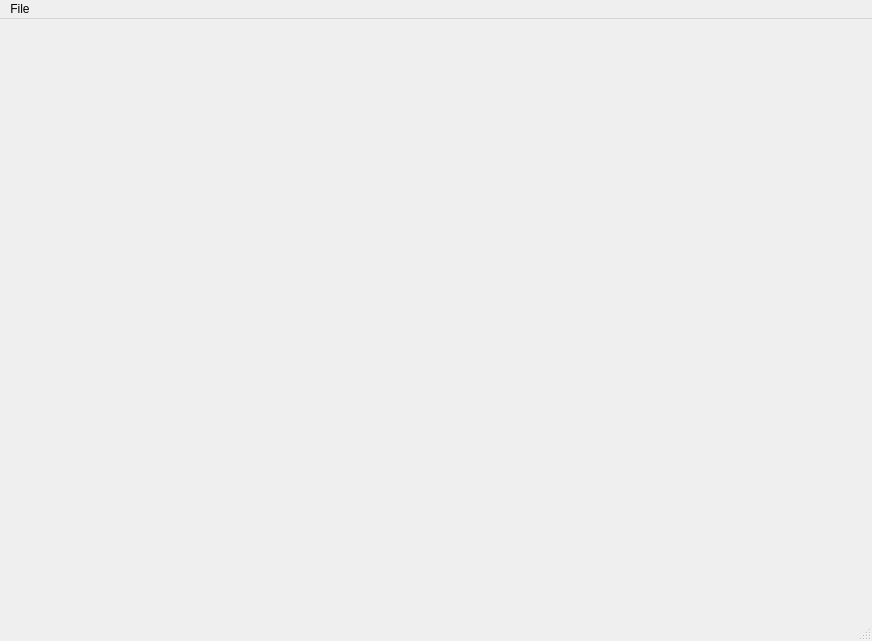
<?xml version="1.0" encoding="UTF-8"?>
<ui version="4.0">
 <class>MainWindow</class>
 <widget class="QMainWindow" name="MainWindow">
  <property name="geometry">
   <rect>
    <x>0</x>
    <y>0</y>
    <width>872</width>
    <height>641</height>
   </rect>
  </property>
  <property name="windowTitle">
   <string>Kinect PID visualizer</string>
  </property>
  <property name="statusTip">
   <string/>
  </property>
  <widget class="QWidget" name="centralwidget">
   <layout class="QGridLayout" name="gridLayout">
    <item row="0" column="0">
     <layout class="QVBoxLayout" name="plot_layout"/>
    </item>
   </layout>
  </widget>
  <widget class="QMenuBar" name="menubar">
   <property name="geometry">
    <rect>
     <x>0</x>
     <y>0</y>
     <width>872</width>
     <height>25</height>
    </rect>
   </property>
   <widget class="QMenu" name="menuFile">
    <property name="title">
     <string>File</string>
    </property>
    <addaction name="separator"/>
    <addaction name="menuItemExit"/>
   </widget>
   <addaction name="menuFile"/>
  </widget>
  <widget class="QStatusBar" name="statusbar"/>
  <action name="menuItemConnect">
   <property name="text">
    <string>Connect</string>
   </property>
  </action>
  <action name="menuItemExit">
   <property name="text">
    <string>Exit</string>
   </property>
   <property name="menuRole">
    <enum>QAction::NoRole</enum>
   </property>
  </action>
  <action name="menuItemRegulation">
   <property name="checkable">
    <bool>true</bool>
   </property>
   <property name="text">
    <string>Regulation</string>
   </property>
  </action>
  <action name="menuItemPlot">
   <property name="checkable">
    <bool>true</bool>
   </property>
   <property name="text">
    <string>Plotting</string>
   </property>
  </action>
  <action name="menuItemFlightdata">
   <property name="checkable">
    <bool>true</bool>
   </property>
   <property name="text">
    <string>Flight data</string>
   </property>
  </action>
  <action name="menuItemService">
   <property name="checkable">
    <bool>true</bool>
   </property>
   <property name="text">
    <string>Service</string>
   </property>
  </action>
  <action name="menuItemAbout">
   <property name="text">
    <string>About</string>
   </property>
   <property name="menuRole">
    <enum>QAction::NoRole</enum>
   </property>
  </action>
  <action name="menuItemQuickConnect">
   <property name="text">
    <string>Quick connect</string>
   </property>
  </action>
  <action name="menuItemConfInputDevice">
   <property name="text">
    <string>Configure device mapping</string>
   </property>
   <property name="menuRole">
    <enum>QAction::NoRole</enum>
   </property>
  </action>
  <action name="actionSelect_input_device">
   <property name="text">
    <string>Select input device</string>
   </property>
  </action>
  <action name="menuItemConsole">
   <property name="text">
    <string>Console</string>
   </property>
  </action>
  <action name="toolboxesMenuItem">
   <property name="text">
    <string>Toolboxes</string>
   </property>
  </action>
  <action name="tabsMenuItem">
   <property name="text">
    <string>Tabs</string>
   </property>
  </action>
  <action name="logConfigAction">
   <property name="enabled">
    <bool>false</bool>
   </property>
   <property name="text">
    <string>Logging configurations</string>
   </property>
   <property name="menuRole">
    <enum>QAction::NoRole</enum>
   </property>
  </action>
  <action name="actionOptions">
   <property name="text">
    <string>Options</string>
   </property>
   <property name="menuRole">
    <enum>QAction::NoRole</enum>
   </property>
  </action>
  <action name="menuItemBootloader">
   <property name="text">
    <string>Bootloader</string>
   </property>
  </action>
  <action name="actionAsdfasdf">
   <property name="text">
    <string>asdfasdf</string>
   </property>
  </action>
  <action name="actionSdfasdf">
   <property name="text">
    <string>sdfasdf</string>
   </property>
  </action>
  <action name="_menuitem_rescandevices">
   <property name="text">
    <string>Rescan devices</string>
   </property>
  </action>
  <action name="_menuItem_openconfigfolder">
   <property name="text">
    <string>Open config folder</string>
   </property>
  </action>
  <action name="_menu_cf2_config">
   <property name="enabled">
    <bool>false</bool>
   </property>
   <property name="text">
    <string>Configure 2.0</string>
   </property>
   <property name="menuRole">
    <enum>QAction::NoRole</enum>
   </property>
  </action>
  <action name="_menu_cf_config_2">
   <property name="text">
    <string>Configure 1.0</string>
   </property>
  </action>
  <action name="_menu_cf1_config">
   <property name="text">
    <string>Configure 1.0</string>
   </property>
   <property name="menuRole">
    <enum>QAction::NoRole</enum>
   </property>
  </action>
 </widget>
 <resources/>
 <connections/>
</ui>
